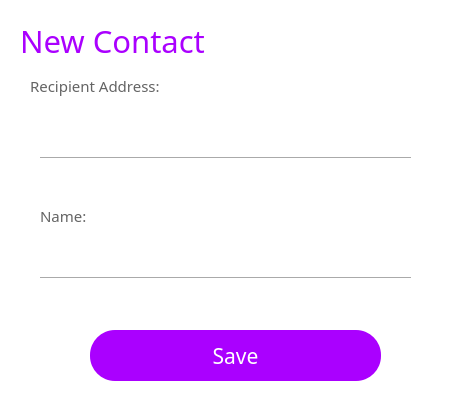
<?xml version="1.0" encoding="UTF-8"?>
<ui version="4.0">
 <class>NewContactForm</class>
 <widget class="QWidget" name="NewContactForm">
  <property name="geometry">
   <rect>
    <x>0</x>
    <y>0</y>
    <width>474</width>
    <height>419</height>
   </rect>
  </property>
  <property name="windowTitle">
   <string>Form</string>
  </property>
  <property name="styleSheet">
   <string notr="true">background-color: rgb(255, 255, 255);</string>
  </property>
  <widget class="QPushButton" name="pushButton_9">
   <property name="geometry">
    <rect>
     <x>90</x>
     <y>330</y>
     <width>291</width>
     <height>51</height>
    </rect>
   </property>
   <property name="font">
    <font>
     <family>等线</family>
     <pointsize>16</pointsize>
    </font>
   </property>
   <property name="cursor">
    <cursorShape>PointingHandCursor</cursorShape>
   </property>
   <property name="focusPolicy">
    <enum>Qt::NoFocus</enum>
   </property>
   <property name="styleSheet">
    <string notr="true">background-color: rgb(170, 0, 255);
color: rgb(255, 255, 255);
border-radius:25px;</string>
   </property>
   <property name="text">
    <string>Save</string>
   </property>
   <property name="flat">
    <bool>false</bool>
   </property>
  </widget>
  <widget class="QLineEdit" name="lineEdit_6">
   <property name="geometry">
    <rect>
     <x>40</x>
     <y>120</y>
     <width>371</width>
     <height>31</height>
    </rect>
   </property>
   <property name="font">
    <font>
     <family>等线</family>
     <pointsize>10</pointsize>
    </font>
   </property>
   <property name="toolTip">
    <string/>
   </property>
   <property name="statusTip">
    <string/>
   </property>
   <property name="whatsThis">
    <string/>
   </property>
   <property name="accessibleName">
    <string/>
   </property>
   <property name="accessibleDescription">
    <string/>
   </property>
   <property name="styleSheet">
    <string notr="true">
QLineEdit[echoMode=&quot;2&quot;] {
    lineedit-password-character:42;
}
</string>
   </property>
   <property name="frame">
    <bool>false</bool>
   </property>
   <property name="echoMode">
    <enum>QLineEdit::Normal</enum>
   </property>
  </widget>
  <widget class="QLineEdit" name="lineEdit_7">
   <property name="geometry">
    <rect>
     <x>40</x>
     <y>240</y>
     <width>371</width>
     <height>31</height>
    </rect>
   </property>
   <property name="font">
    <font>
     <family>等线</family>
     <pointsize>10</pointsize>
    </font>
   </property>
   <property name="toolTip">
    <string/>
   </property>
   <property name="statusTip">
    <string/>
   </property>
   <property name="whatsThis">
    <string/>
   </property>
   <property name="accessibleName">
    <string/>
   </property>
   <property name="accessibleDescription">
    <string/>
   </property>
   <property name="styleSheet">
    <string notr="true">
QLineEdit[echoMode=&quot;2&quot;] {
    lineedit-password-character:42;
}
</string>
   </property>
   <property name="frame">
    <bool>false</bool>
   </property>
   <property name="echoMode">
    <enum>QLineEdit::Normal</enum>
   </property>
   <property name="placeholderText">
    <string/>
   </property>
  </widget>
  <widget class="QLabel" name="label_51">
   <property name="geometry">
    <rect>
     <x>40</x>
     <y>200</y>
     <width>91</width>
     <height>31</height>
    </rect>
   </property>
   <property name="font">
    <font>
     <family>微软雅黑</family>
     <pointsize>11</pointsize>
    </font>
   </property>
   <property name="styleSheet">
    <string notr="true">color: rgb(100, 100, 100);</string>
   </property>
   <property name="text">
    <string>Name:</string>
   </property>
  </widget>
  <widget class="Line" name="line_38">
   <property name="geometry">
    <rect>
     <x>40</x>
     <y>150</y>
     <width>371</width>
     <height>16</height>
    </rect>
   </property>
   <property name="orientation">
    <enum>Qt::Horizontal</enum>
   </property>
  </widget>
  <widget class="Line" name="line_41">
   <property name="geometry">
    <rect>
     <x>40</x>
     <y>270</y>
     <width>371</width>
     <height>16</height>
    </rect>
   </property>
   <property name="orientation">
    <enum>Qt::Horizontal</enum>
   </property>
  </widget>
  <widget class="QLabel" name="label_52">
   <property name="geometry">
    <rect>
     <x>30</x>
     <y>70</y>
     <width>151</width>
     <height>31</height>
    </rect>
   </property>
   <property name="font">
    <font>
     <family>微软雅黑</family>
     <pointsize>11</pointsize>
    </font>
   </property>
   <property name="styleSheet">
    <string notr="true">color: rgb(100, 100, 100);</string>
   </property>
   <property name="text">
    <string>Recipient Address:</string>
   </property>
  </widget>
  <widget class="QPushButton" name="pushButton_36">
   <property name="geometry">
    <rect>
     <x>410</x>
     <y>110</y>
     <width>41</width>
     <height>41</height>
    </rect>
   </property>
   <property name="cursor">
    <cursorShape>PointingHandCursor</cursorShape>
   </property>
   <property name="focusPolicy">
    <enum>Qt::NoFocus</enum>
   </property>
   <property name="autoFillBackground">
    <bool>false</bool>
   </property>
   <property name="styleSheet">
    <string notr="true">border:0px;</string>
   </property>
   <property name="text">
    <string/>
   </property>
   <property name="icon">
    <iconset>
     <normaloff>pic/06.png</normaloff>pic/06.png</iconset>
   </property>
   <property name="iconSize">
    <size>
     <width>77</width>
     <height>77</height>
    </size>
   </property>
   <property name="autoDefault">
    <bool>false</bool>
   </property>
   <property name="flat">
    <bool>true</bool>
   </property>
  </widget>
  <widget class="QLabel" name="label_15">
   <property name="geometry">
    <rect>
     <x>20</x>
     <y>20</y>
     <width>201</width>
     <height>41</height>
    </rect>
   </property>
   <property name="font">
    <font>
     <family>微软雅黑</family>
     <pointsize>23</pointsize>
     <weight>50</weight>
     <bold>false</bold>
    </font>
   </property>
   <property name="styleSheet">
    <string notr="true">color: rgb(170, 0, 255);</string>
   </property>
   <property name="text">
    <string>New Contact</string>
   </property>
  </widget>
  <widget class="QPushButton" name="closeenterpsw">
   <property name="geometry">
    <rect>
     <x>430</x>
     <y>0</y>
     <width>41</width>
     <height>31</height>
    </rect>
   </property>
   <property name="focusPolicy">
    <enum>Qt::NoFocus</enum>
   </property>
   <property name="styleSheet">
    <string notr="true">border:0px;</string>
   </property>
   <property name="text">
    <string/>
   </property>
   <property name="icon">
    <iconset>
     <normaloff>pic/close.png</normaloff>pic/close.png</iconset>
   </property>
   <property name="flat">
    <bool>true</bool>
   </property>
  </widget>
 </widget>
 <resources/>
 <connections/>
</ui>
